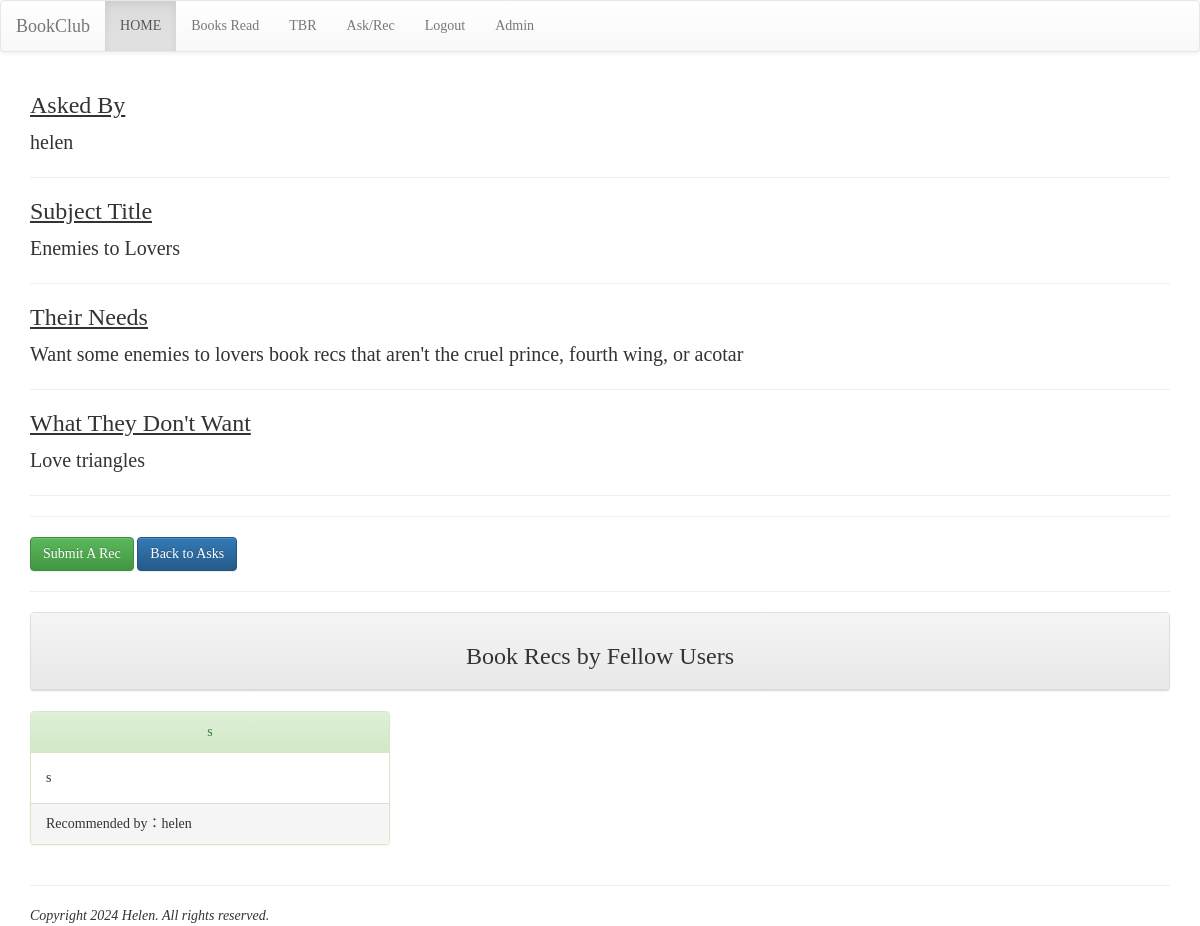
Page /ask/9/ (signed in) on the committed database.
### bookclub/models.py (models this page shows, shortened)
class Ask(models.Model):
	user = models.ForeignKey(auth.models.User, on_delete=models.CASCADE)
	title = models.CharField(max_length=100, null=False)
	description = models.TextField()
	triggers = models.TextField(help_text="Please seperate tags with commas or spaces")
	pub_time = models.DateTimeField(auto_now=True)

class Rec(models.Model):
	ask = models.ForeignKey(Ask, on_delete=models.CASCADE)
	user = models.ForeignKey(auth.models.User, on_delete=models.CASCADE)
	title = models.CharField(max_length=100, null=False)
	author = models.CharField(max_length=100, null=False)
	description = models.TextField()
	pub_time = models.DateTimeField(auto_now=True)

### bookclub/views.py (the view)
# urls.py: path('ask/<int:id>/', bookclub.viewAsk),
@login_required(login_url='/bookclub/login')
def viewAsk(request, id):
	if request.user.is_authenticated:
		username = request.user.username
		try:
			ask = models.Ask.objects.get(id=id)
			recs = models.Rec.objects.filter(ask=ask).order_by('-pub_time')
		except:
			pass
	messages.get_messages(request)
	return render(request, "bookclub/viewAsk.html", locals())

### templates/bookclub/viewAsk.html (shortened to what this page needs)
{% extends "bookclub/base.html" %}
{% block content %}
<div class = "container">
	<h3><u>Asked By</u></h3>
	<p style="font-size:20px">{{ask.user}}</p>
	<hr>
	<h3><u>Subject Title</u></h3>
	<p style="font-size:20px">{{ask.title}}</p>
	<hr>
	<h3><u>Their Needs</u></h3>
	<p style="font-size:20px">{{ask.description}}</p>
	<hr>
	<h3><u>What They Don't Want</u></h3>
	<p style="font-size:20px">{{ask.triggers}}</p>
	<hr>
	<hr>
	<form action="." method="POST">
		<a href="rec/" class="btn btn-success">Submit A Rec</a>
		<a href="/ask/" class="btn btn-primary">Back to Asks</a>
	</form>
	<hr>
	<div class="row">
		<div class="col-md-12">
			<div class="panel panel-default">
				<div class="panel-heading" align="center">
					<h3>Book Recs by Fellow Users</h3>
				</div>
			</div>
		</div>
	</div>
	{% for rec in recs %}
		{% cycle "<div class='row'>" "" "" %}
			<div class="col-md-4">
				<div class="panel {% cycle 'panel-success' 'panel-info'%}">
					<div class="panel-heading" align="center">
						{{rec.title}}
					</div>
					<div class="panel-body">
						{{rec.description}}
					</div>
					<div class="panel-footer">
						Recommended by：{{rec.user}}
					</div>
				</div>
			</div>
	{% endfor %}
</div>
{% endblock %}

### templates/bookclub/base.html (style rules this page uses)
h1, h2, h3, h4, h5, p, div { font-family: 微軟正黑體 }

### rows in the picture
Ask: user "helen", title "Enemies to Lovers", description "Want some enemies to lovers book recs that aren't the cruel prince, fourth wing, or acotar", triggers "Love triangles"
Rec: title "s", description "s", user "helen"
